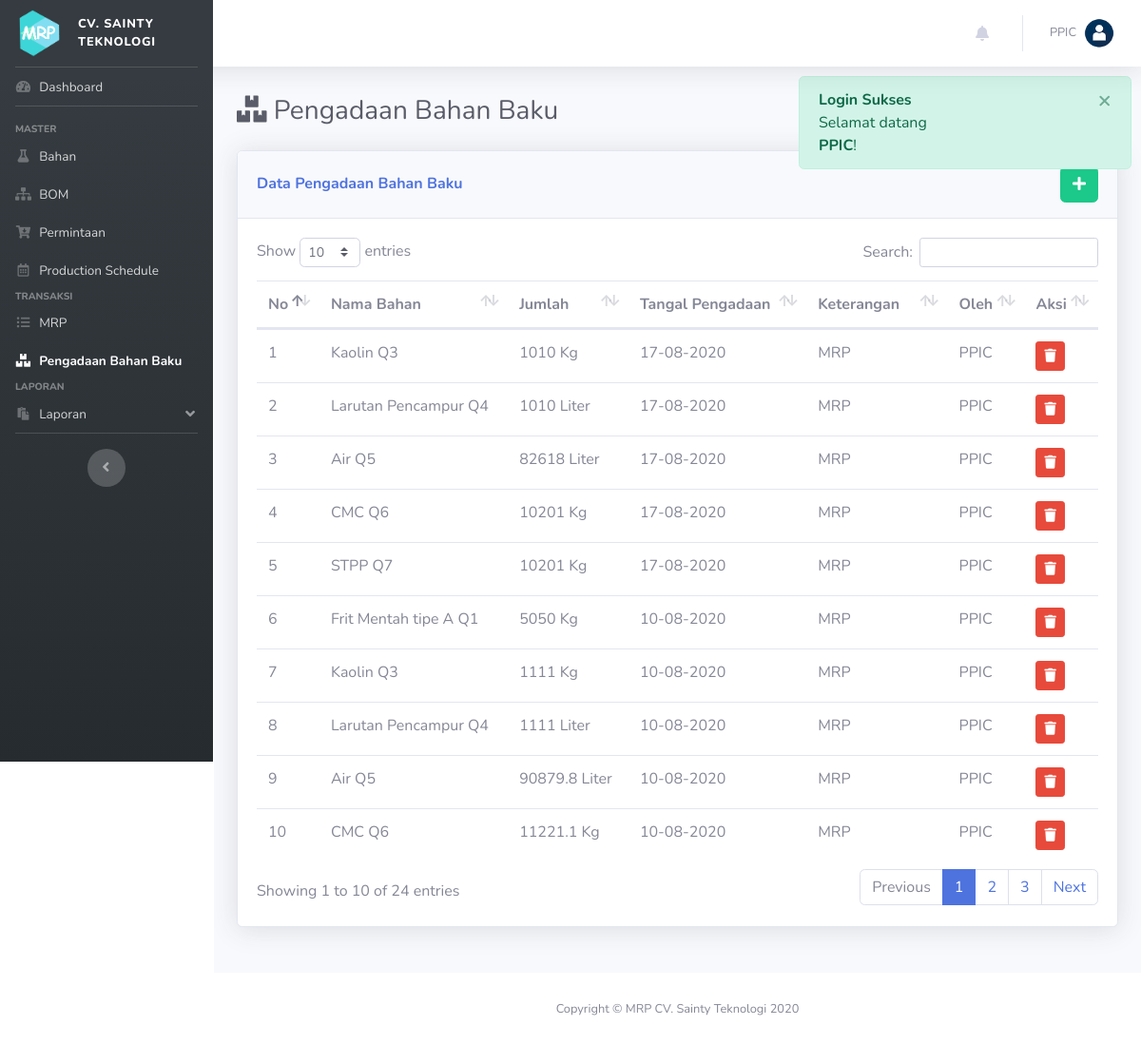
Screenshot of /index.php?p=pengadaan_bb (signed in) with the database file from the repository.
### tables this page shows
CREATE TABLE IF NOT EXISTS `pengadaan` (
  `id_pengadaan` int(11) NOT NULL AUTO_INCREMENT,
  `id_user` int(11) DEFAULT NULL,
  `id_bahan` int(11) DEFAULT NULL,
  `tgl_pengadaan` date DEFAULT NULL,
  `tgl_penerimaan` date DEFAULT NULL,
  `jumlah` double DEFAULT NULL,
  `keterangan` text DEFAULT NULL,
  `sts` int(11) DEFAULT NULL,
  PRIMARY KEY (`id_pengadaan`),
  KEY `id_user` (`id_user`),
  KEY `id_bahan` (`id_bahan`),
  CONSTRAINT `FK_penerimaan_bahan` FOREIGN KEY (`id_bahan`) REFERENCES `bahan` (`id_bahan`) ON DELETE CASCADE ON UPDATE CASCADE,
  CONSTRAINT `FK_penerimaan_user` FOREIGN KEY (`id_user`) REFERENCES `user` (`id_user`) ON DELETE CASCADE ON UPDATE CASCADE
);

CREATE TABLE IF NOT EXISTS `bahan` (
  `id_bahan` int(11) NOT NULL AUTO_INCREMENT,
  `nama_bahan` varchar(200) DEFAULT NULL,
  `satuan` varchar(200) DEFAULT NULL,
  `jumlah` double DEFAULT NULL,
  `ss` double(22,0) DEFAULT NULL,
  `rop` double(22,0) DEFAULT NULL,
  `LT` int(11) DEFAULT NULL,
  PRIMARY KEY (`id_bahan`)
);

CREATE TABLE IF NOT EXISTS `user` (
  `id_user` int(11) NOT NULL AUTO_INCREMENT,
  `username` varchar(50) DEFAULT NULL,
  `password` varchar(50) DEFAULT NULL,
  `nama_user` varchar(200) DEFAULT NULL,
  `jabatan` char(1) DEFAULT NULL,
  PRIMARY KEY (`id_user`),
  UNIQUE KEY `username` (`username`)
);

### pages/pengadaan_bb.php (the view, shortened to what this page needs)
<div class="d-sm-flex align-items-center justify-content-between mb-4">
    <h1 class="h3 mb-0 text-gray-800"> <i class="fa fa-boxes"></i> Pengadaan Bahan Baku</h1>
</div>
<?php
    $ket = "Data";
?>
<div class="row row_angket">
    <div class="col mb-4">
        <div class="card shadow mb-4">
            <div class="card-header py-3 d-flex flex-row align-items-center justify-content-between">
                <h6 class="m-0 font-weight-bold text-primary"><?= ucfirst($ket); ?> Pengadaan Bahan Baku</h6>
                <?php
                if(!isset($_GET['ket'])){
                ?>
                <div class="dropdown no-arrow">
                    <a href="index.php?p=pengadaan_bb&ket=tambah" class="btn btn-success" data-toggle="tooltip" data-placement="top" title="Tambah Data"><i class="fa fa-plus"></i></a>
                </div>
                <?php } ?>
            </div>
            <div class="card-body">
            <?php
                if(!isset($form)):
            ?>
                <table class="table dataTable">
                    <thead>
                        <tr>
                            <th>No</th>
                            <th>Nama Bahan</th>
                            <th>Jumlah</th>
                            <th>Tangal Pengadaan</th>
                            <th>Keterangan</th>
                            <th>Oleh</th>
                            <th>Aksi</th>
                        </tr>
                    </thead>
                    <tbody>
                    <?php
                        $i=0;
                        $sql = "SELECT a.*, b.nama_user, c.nama_bahan, c.satuan FROM pengadaan a JOIN user b ON a.id_user = b.id_user JOIN bahan c ON a.id_bahan = c.id_bahan ORDER BY a.tgl_pengadaan DESC";
                        $q = mysqli_query($con, $sql);
                        while($row = mysqli_fetch_array($q)):
                    ?>
                        <tr>
                            <td><?= ++$i; ?></td>
                            <td><?= $row['nama_bahan']; ?></td>
                            <td><?= $row['jumlah']." ".$row['satuan']; ?></td>
                            <td><?= date("d-m-Y", strtotime($row['tgl_pengadaan'])); ?></td>
                            <td><?= $row['keterangan']; ?></td>
                            <td><?= $row['nama_user']; ?></td>
                            <td>
                                 <button type="button" class="btn btn-sm btn-danger btn-hapus" data-id="<?= $row['id_pengadaan'] ?>" data-toggle="tooltip" data-placement="top" title="Hapus">
                                    <i class="fa fa-trash"></i>
                                </button>
                            </td>
                        </tr>
                    <?php endwhile; ?>
                    </tbody>
                </table>
                <?php endif; ?>
            </div>
        </div>
    </div>
</div>

### rows the page displays
pengadaan: id_bahan.nama_bahan "Kaolin Q3", jumlah "1010", id_bahan.satuan "Kg", tgl_pengadaan "17-08-2020", keterangan "MRP", id_user.nama_user "PPIC"
pengadaan: id_bahan.nama_bahan "Larutan Pencampur Q4", jumlah "1010", id_bahan.satuan "Liter", tgl_pengadaan "17-08-2020", keterangan "MRP", id_user.nama_user "PPIC"
pengadaan: id_bahan.nama_bahan "Air Q5", jumlah "82618", id_bahan.satuan "Liter", tgl_pengadaan "17-08-2020", keterangan "MRP", id_user.nama_user "PPIC"
pengadaan: id_bahan.nama_bahan "CMC Q6", jumlah "10201", id_bahan.satuan "Kg", tgl_pengadaan "17-08-2020", keterangan "MRP", id_user.nama_user "PPIC"
pengadaan: id_bahan.nama_bahan "STPP Q7", jumlah "10201", id_bahan.satuan "Kg", tgl_pengadaan "17-08-2020", keterangan "MRP", id_user.nama_user "PPIC"
pengadaan: id_bahan.nama_bahan "Frit Mentah tipe A Q1", jumlah "5050", id_bahan.satuan "Kg", tgl_pengadaan "10-08-2020", keterangan "MRP", id_user.nama_user "PPIC"
pengadaan: id_bahan.nama_bahan "Kaolin Q3", jumlah "1111", id_bahan.satuan "Kg", tgl_pengadaan "10-08-2020", keterangan "MRP", id_user.nama_user "PPIC"
pengadaan: id_bahan.nama_bahan "Larutan Pencampur Q4", jumlah "1111", id_bahan.satuan "Liter", tgl_pengadaan "10-08-2020", keterangan "MRP", id_user.nama_user "PPIC"
pengadaan: id_bahan.nama_bahan "Air Q5", jumlah "90879.8", id_bahan.satuan "Liter", tgl_pengadaan "10-08-2020", keterangan "MRP", id_user.nama_user "PPIC"
pengadaan: id_bahan.nama_bahan "CMC Q6", jumlah "11221.1", id_bahan.satuan "Kg", tgl_pengadaan "10-08-2020", keterangan "MRP", id_user.nama_user "PPIC"

### other values shown
$v['group'] "MASTER"
$b['text'] "Bahan"
$b['text'] "BOM"
$b['text'] "Permintaan"
$b['text'] "Production Schedule"
$v['group'] "TRANSAKSI"
$b['text'] "MRP"
$b['text'] "Pengadaan Bahan Baku"
$v['group'] "LAPORAN"
$b['text'] "Laporan"
$_SESSION['name'] "PPIC"
$ket "Data"
$_SESSION["flash"]["head"] "Login Sukses"
$_SESSION["flash"]["msg"] "Selamat datang PPIC !"
